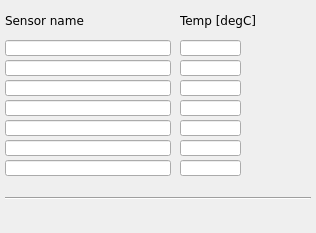
<?xml version="1.0" encoding="UTF-8"?>
<ui version="4.0">
 <class>MainWindow</class>
 <widget class="QMainWindow" name="MainWindow">
  <property name="geometry">
   <rect>
    <x>0</x>
    <y>0</y>
    <width>316</width>
    <height>233</height>
   </rect>
  </property>
  <property name="windowTitle">
   <string/>
  </property>
  <property name="Title" stdset="0">
   <string>$(MODULE)</string>
  </property>
  <widget class="QWidget" name="centralwidget">
   <widget class="caLineEdit" name="calineedit">
    <property name="geometry">
     <rect>
      <x>5</x>
      <y>40</y>
      <width>166</width>
      <height>16</height>
     </rect>
    </property>
    <property name="font">
     <font>
      <family>DejaVu Sans</family>
      <pointsize>10</pointsize>
     </font>
    </property>
    <property name="channel" stdset="0">
     <string notr="true">$(MODULE):ID_0:name</string>
    </property>
   </widget>
   <widget class="caLineEdit" name="calineedit_2">
    <property name="geometry">
     <rect>
      <x>180</x>
      <y>40</y>
      <width>61</width>
      <height>16</height>
     </rect>
    </property>
    <property name="font">
     <font>
      <family>DejaVu Sans</family>
      <pointsize>10</pointsize>
     </font>
    </property>
    <property name="alignment">
     <set>Qt::AlignCenter</set>
    </property>
    <property name="channel" stdset="0">
     <string notr="true">$(MODULE):ID_0:value</string>
    </property>
   </widget>
   <widget class="QLabel" name="label">
    <property name="geometry">
     <rect>
      <x>5</x>
      <y>10</y>
      <width>121</width>
      <height>21</height>
     </rect>
    </property>
    <property name="font">
     <font>
      <family>DejaVu Sans</family>
      <pointsize>9</pointsize>
     </font>
    </property>
    <property name="text">
     <string>Sensor name</string>
    </property>
   </widget>
   <widget class="QLabel" name="label_2">
    <property name="geometry">
     <rect>
      <x>180</x>
      <y>10</y>
      <width>91</width>
      <height>21</height>
     </rect>
    </property>
    <property name="font">
     <font>
      <family>DejaVu Sans</family>
      <pointsize>9</pointsize>
     </font>
    </property>
    <property name="text">
     <string>Temp [degC]</string>
    </property>
   </widget>
   <widget class="caLineEdit" name="calineedit_3">
    <property name="geometry">
     <rect>
      <x>180</x>
      <y>60</y>
      <width>61</width>
      <height>16</height>
     </rect>
    </property>
    <property name="font">
     <font>
      <family>DejaVu Sans</family>
      <pointsize>10</pointsize>
     </font>
    </property>
    <property name="alignment">
     <set>Qt::AlignCenter</set>
    </property>
    <property name="channel" stdset="0">
     <string notr="true">$(MODULE):ID_1:value</string>
    </property>
   </widget>
   <widget class="caLineEdit" name="calineedit_4">
    <property name="geometry">
     <rect>
      <x>5</x>
      <y>60</y>
      <width>166</width>
      <height>16</height>
     </rect>
    </property>
    <property name="font">
     <font>
      <family>DejaVu Sans</family>
      <pointsize>10</pointsize>
     </font>
    </property>
    <property name="channel" stdset="0">
     <string notr="true">$(MODULE):ID_1:name</string>
    </property>
   </widget>
   <widget class="caLineEdit" name="calineedit_5">
    <property name="geometry">
     <rect>
      <x>5</x>
      <y>80</y>
      <width>166</width>
      <height>16</height>
     </rect>
    </property>
    <property name="font">
     <font>
      <family>DejaVu Sans</family>
      <pointsize>10</pointsize>
     </font>
    </property>
    <property name="channel" stdset="0">
     <string notr="true">$(MODULE):ID_2:name</string>
    </property>
   </widget>
   <widget class="caLineEdit" name="calineedit_6">
    <property name="geometry">
     <rect>
      <x>180</x>
      <y>80</y>
      <width>61</width>
      <height>16</height>
     </rect>
    </property>
    <property name="font">
     <font>
      <family>DejaVu Sans</family>
      <pointsize>10</pointsize>
     </font>
    </property>
    <property name="alignment">
     <set>Qt::AlignCenter</set>
    </property>
    <property name="channel" stdset="0">
     <string notr="true">$(MODULE):ID_2:value</string>
    </property>
   </widget>
   <widget class="caLineEdit" name="calineedit_7">
    <property name="geometry">
     <rect>
      <x>180</x>
      <y>100</y>
      <width>61</width>
      <height>16</height>
     </rect>
    </property>
    <property name="font">
     <font>
      <family>DejaVu Sans</family>
      <pointsize>10</pointsize>
     </font>
    </property>
    <property name="alignment">
     <set>Qt::AlignCenter</set>
    </property>
    <property name="channel" stdset="0">
     <string notr="true">$(MODULE):ID_3:value</string>
    </property>
   </widget>
   <widget class="caLineEdit" name="calineedit_8">
    <property name="geometry">
     <rect>
      <x>5</x>
      <y>100</y>
      <width>166</width>
      <height>16</height>
     </rect>
    </property>
    <property name="font">
     <font>
      <family>DejaVu Sans</family>
      <pointsize>10</pointsize>
     </font>
    </property>
    <property name="channel" stdset="0">
     <string notr="true">$(MODULE):ID_3:name</string>
    </property>
   </widget>
   <widget class="caLineEdit" name="calineedit_9">
    <property name="geometry">
     <rect>
      <x>5</x>
      <y>140</y>
      <width>166</width>
      <height>16</height>
     </rect>
    </property>
    <property name="font">
     <font>
      <family>DejaVu Sans</family>
      <pointsize>10</pointsize>
     </font>
    </property>
    <property name="channel" stdset="0">
     <string notr="true">$(MODULE):ID_5:name</string>
    </property>
   </widget>
   <widget class="caLineEdit" name="calineedit_10">
    <property name="geometry">
     <rect>
      <x>180</x>
      <y>140</y>
      <width>61</width>
      <height>16</height>
     </rect>
    </property>
    <property name="font">
     <font>
      <family>DejaVu Sans</family>
      <pointsize>10</pointsize>
     </font>
    </property>
    <property name="alignment">
     <set>Qt::AlignCenter</set>
    </property>
    <property name="channel" stdset="0">
     <string notr="true">$(MODULE):ID_5:value</string>
    </property>
   </widget>
   <widget class="caLineEdit" name="calineedit_11">
    <property name="geometry">
     <rect>
      <x>5</x>
      <y>120</y>
      <width>166</width>
      <height>16</height>
     </rect>
    </property>
    <property name="font">
     <font>
      <family>DejaVu Sans</family>
      <pointsize>10</pointsize>
     </font>
    </property>
    <property name="channel" stdset="0">
     <string notr="true">$(MODULE):ID_4:name</string>
    </property>
   </widget>
   <widget class="caLineEdit" name="calineedit_12">
    <property name="geometry">
     <rect>
      <x>180</x>
      <y>120</y>
      <width>61</width>
      <height>16</height>
     </rect>
    </property>
    <property name="font">
     <font>
      <family>DejaVu Sans</family>
      <pointsize>10</pointsize>
     </font>
    </property>
    <property name="alignment">
     <set>Qt::AlignCenter</set>
    </property>
    <property name="channel" stdset="0">
     <string notr="true">$(MODULE):ID_4:value</string>
    </property>
   </widget>
   <widget class="caLineEdit" name="calineedit_13">
    <property name="geometry">
     <rect>
      <x>5</x>
      <y>160</y>
      <width>166</width>
      <height>16</height>
     </rect>
    </property>
    <property name="font">
     <font>
      <family>DejaVu Sans</family>
      <pointsize>10</pointsize>
     </font>
    </property>
    <property name="channel" stdset="0">
     <string notr="true">$(MODULE):ID_6:name</string>
    </property>
   </widget>
   <widget class="caLineEdit" name="calineedit_14">
    <property name="geometry">
     <rect>
      <x>180</x>
      <y>160</y>
      <width>61</width>
      <height>16</height>
     </rect>
    </property>
    <property name="font">
     <font>
      <family>DejaVu Sans</family>
      <pointsize>10</pointsize>
     </font>
    </property>
    <property name="alignment">
     <set>Qt::AlignCenter</set>
    </property>
    <property name="channel" stdset="0">
     <string notr="true">$(MODULE):ID_6:value</string>
    </property>
   </widget>
   <widget class="caRelatedDisplay" name="carelateddisplay">
    <property name="geometry">
     <rect>
      <x>5</x>
      <y>205</y>
      <width>306</width>
      <height>21</height>
     </rect>
    </property>
    <property name="font">
     <font>
      <family>DejaVu Sans</family>
     </font>
    </property>
    <property name="background">
     <color>
      <red>252</red>
      <green>220</green>
      <blue>123</blue>
     </color>
    </property>
    <property name="labels">
     <string notr="true">Ratings</string>
    </property>
    <property name="files">
     <string notr="true">temp_ratings;</string>
    </property>
    <property name="args">
     <string notr="true"/>
    </property>
   </widget>
   <widget class="Line" name="line_13">
    <property name="geometry">
     <rect>
      <x>5</x>
      <y>190</y>
      <width>306</width>
      <height>16</height>
     </rect>
    </property>
    <property name="font">
     <font>
      <family>DejaVu Sans</family>
     </font>
    </property>
    <property name="orientation">
     <enum>Qt::Horizontal</enum>
    </property>
   </widget>
  </widget>
 </widget>
 <customwidgets>
  <customwidget>
   <class>caRelatedDisplay</class>
   <extends>QWidget</extends>
   <header>caRelatedDisplay</header>
  </customwidget>
  <customwidget>
   <class>caLineEdit</class>
   <extends>QLineEdit</extends>
   <header>caLineEdit</header>
  </customwidget>
 </customwidgets>
 <resources/>
 <connections/>
 <designerdata>
  <property name="gridDeltaX">
   <number>5</number>
  </property>
  <property name="gridDeltaY">
   <number>5</number>
  </property>
  <property name="gridSnapX">
   <bool>true</bool>
  </property>
  <property name="gridSnapY">
   <bool>true</bool>
  </property>
  <property name="gridVisible">
   <bool>true</bool>
  </property>
 </designerdata>
</ui>
